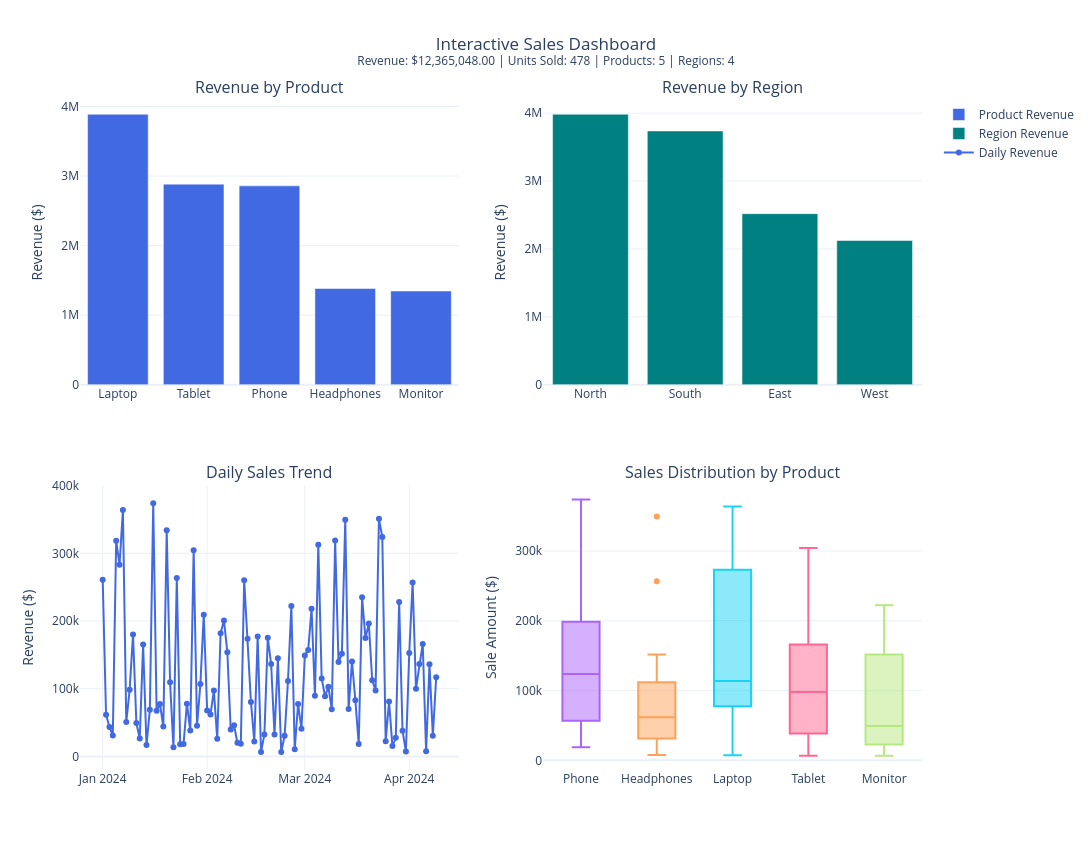

This figure's notebook cell:
### Code cell
# ----------------------------------------
# Cell 12: Complete Interactive Dashboard
# ----------------------------------------

# Create dashboard layout
fig = make_subplots(
    rows=2,
    cols=2,
    subplot_titles=(
        "Revenue by Product",
        "Revenue by Region",
        "Daily Sales Trend",
        "Sales Distribution by Product"
    ),
    specs=[
        [{"type": "bar"}, {"type": "bar"}],
        [{"type": "scatter"}, {"type": "box"}]
    ],
    vertical_spacing=0.15
)

# Chart 1: Revenue by Product
fig.add_trace(
    go.Bar(
        x=product_sales["Product"],
        y=product_sales["Total_Sales"],
        name="Product Revenue",
        marker_color="royalblue",
        hovertemplate="%{x}<br>Revenue: $%{y:,.2f}<extra></extra>"
    ),
    row=1, col=1
)

# Chart 2: Revenue by Region
fig.add_trace(
    go.Bar(
        x=region_sales["Region"],
        y=region_sales["Total_Sales"],
        name="Region Revenue",
        marker_color="teal",
        hovertemplate="%{x}<br>Revenue: $%{y:,.2f}<extra></extra>"
    ),
    row=1, col=2
)

# Chart 3: Daily Sales Trend
fig.add_trace(
    go.Scatter(
        x=daily_sales["Date"],
        y=daily_sales["Total_Sales"],
        mode="lines+markers",
        name="Daily Revenue",
        line=dict(color="royalblue"),
        hovertemplate="%{x|%Y-%m-%d}<br>Revenue: $%{y:,.2f}<extra></extra>"
    ),
    row=2, col=1
)

# Chart 4: Sales Distribution
for product in df["Product"].unique():
    product_data = df[df["Product"] == product]

    fig.add_trace(
        go.Box(
            x=product_data["Product"],
            y=product_data["Total_Sales"],
            name=product,
            boxpoints="outliers",
            showlegend=False
        ),
        row=2, col=2
    )

# Customize dashboard
fig.update_layout(
    title={
        "text": (
            "Interactive Sales Dashboard"
            "<br><sup>"
            f"Revenue: ${total_revenue:,.2f} | "
            f"Units Sold: {total_units:,} | "
            f"Products: {total_products} | "
            f"Regions: {total_regions}"
            "</sup>"
        ),
        "x": 0.5
    },
    template="plotly_white",
    height=850,
    width=1300,
    hovermode="closest",
    barmode="group"
)

# Add axis labels
fig.update_yaxes(title_text="Revenue ($)", row=1, col=1)
fig.update_yaxes(title_text="Revenue ($)", row=1, col=2)
fig.update_yaxes(title_text="Revenue ($)", row=2, col=1)
fig.update_yaxes(title_text="Sale Amount ($)", row=2, col=2)

# Display dashboard
fig.show()

print("Interactive Sales Dashboard created successfully!")

### Figure 1 — Plotly figure (JSON) as saved in the notebook; plotly's stock layout.template omitted (floating-point values rounded to 4 significant figures)
{"data": [{"hovertemplate": "%{x}<br>Revenue: $%{y:,.2f}<extra></extra>", "marker": {"color": "royalblue"}, "name": "Product Revenue", "type": "bar", "x": ["Laptop", "Tablet", "Phone", "Headphones", "Monitor"], "xaxis": "x", "y": [3889210, 2884340, 2859394, 1384033, 1348071], "yaxis": "y"}, {"hovertemplate": "%{x}<br>Revenue: $%{y:,.2f}<extra></extra>", "marker": {"color": "teal"}, "name": "Region Revenue", "type": "bar", "x": ["North", "South", "East", "West"], "xaxis": "x2", "y": [3983635, 3737852, 2519639, 2123922], "yaxis": "y2"}, {"hovertemplate": "%{x|%Y-%m-%d}<br>Revenue: $%{y:,.2f}<extra></extra>", "line": {"color": "royalblue"}, "mode": "lines+markers", "name": "Daily Revenue", "type": "scatter", "x": ["2024-01-01T00:00:00.000000", "2024-01-02T00:00:00.000000", "2024-01-03T00:00:00.000000", "2024-01-04T00:00:00.000000", "2024-01-05T00:00:00.000000", "2024-01-06T00:00:00.000000", "2024-01-07T00:00:00.000000", "2024-01-08T00:00:00.000000", "2024-01-09T00:00:00.000000", "2024-01-10T00:00:00.000000", "2024-01-11T00:00:00.000000", "2024-01-12T00:00:00.000000", "2024-01-13T00:00:00.000000", "2024-01-14T00:00:00.000000", "2024-01-15T00:00:00.000000", "2024-01-16T00:00:00.000000", "2024-01-17T00:00:00.000000", "2024-01-18T00:00:00.000000", "2024-01-19T00:00:00.000000", "2024-01-20T00:00:00.000000", "2024-01-21T00:00:00.000000", "2024-01-22T00:00:00.000000", "2024-01-23T00:00:00.000000", "2024-01-24T00:00:00.000000", "2024-01-25T00:00:00.000000", "2024-01-26T00:00:00.000000", "2024-01-27T00:00:00.000000", "2024-01-28T00:00:00.000000", "2024-01-29T00:00:00.000000", "2024-01-30T00:00:00.000000", "2024-01-31T00:00:00.000000", "2024-02-01T00:00:00.000000", "2024-02-02T00:00:00.000000", "2024-02-03T00:00:00.000000", "2024-02-04T00:00:00.000000", "2024-02-05T00:00:00.000000", "2024-02-06T00:00:00.000000", "2024-02-07T00:00:00.000000", "2024-02-08T00:00:00.000000", "2024-02-09T00:00:00.000000", "2024-02-10T00:00:00.000000", "2024-02-11T00:00:00.000000", "2024-02-12T00:00:00.000000", "2024-02-13T00:00:00.000000", "2024-02-14T00:00:00.000000", "2024-02-15T00:00:00.000000", "2024-02-16T00:00:00.000000", "2024-02-17T00:00:00.000000", "2024-02-18T00:00:00.000000", "2024-02-19T00:00:00.000000", "2024-02-20T00:00:00.000000", "2024-02-21T00:00:00.000000", "2024-02-22T00:00:00.000000", "2024-02-23T00:00:00.000000", "2024-02-24T00:00:00.000000", "2024-02-25T00:00:00.000000", "2024-02-26T00:00:00.000000", "2024-02-27T00:00:00.000000", "2024-02-28T00:00:00.000000", "2024-02-29T00:00:00.000000", "2024-03-01T00:00:00.000000", "2024-03-02T00:00:00.000000", "2024-03-03T00:00:00.000000", "2024-03-04T00:00:00.000000", "2024-03-05T00:00:00.000000", "2024-03-06T00:00:00.000000", "2024-03-07T00:00:00.000000", "2024-03-08T00:00:00.000000", "2024-03-09T00:00:00.000000", "2024-03-10T00:00:00.000000", "2024-03-11T00:00:00.000000", "2024-03-12T00:00:00.000000", "2024-03-13T00:00:00.000000", "2024-03-14T00:00:00.000000", "2024-03-15T00:00:00.000000", "2024-03-16T00:00:00.000000", "2024-03-17T00:00:00.000000", "2024-03-18T00:00:00.000000", "2024-03-19T00:00:00.000000", "2024-03-20T00:00:00.000000", "2024-03-21T00:00:00.000000", "2024-03-22T00:00:00.000000", "2024-03-23T00:00:00.000000", "2024-03-24T00:00:00.000000", "2024-03-25T00:00:00.000000", "2024-03-26T00:00:00.000000", "2024-03-27T00:00:00.000000", "2024-03-28T00:00:00.000000", "2024-03-29T00:00:00.000000", "2024-03-30T00:00:00.000000", "2024-03-31T00:00:00.000000", "2024-04-01T00:00:00.000000", "2024-04-02T00:00:00.000000", "2024-04-03T00:00:00.000000", "2024-04-04T00:00:00.000000", "2024-04-05T00:00:00.000000", "2024-04-06T00:00:00.000000", "2024-04-07T00:00:00.000000", "2024-04-08T00:00:00.000000", "2024-04-09T00:00:00.000000"], "xaxis": "x3", "y": [261100, 61624, 43492, 30895, 318680, 282940, 363870, 50834, 98373, 180092, 49280, 26466, 165240, 16780, 68894, 373932, 67440, 77288, 44045, 333992, 109554, 13426, 263475, 17838, 18382, 77844, 38298, 304465, 45467, 107118, 209400, 67988, 62088, 97204, 26034, 182060, 200885, 154048, 39924, 45976, 20083, 18616, 260100, 173712, 80488, 22064, 176994, 6720, 32297, 175392, 136440, 32524, 144960, 6540, 30387, 111405, 222330, 10544, 77375, 40872, 149200, 157288, 218016, 89620, 312564, 115048, 88974, 102909, 69687, 318762, 139372, 151712, 349510, 70048, 140286, 82980, 18221, 234990, 174825, 196404, 112392, 97538, 350888, 324144, 22365, 81137, 15356, 27468, 228222, 37932, 7148, 152655, 256878, 100002, 136549, 166160, 7647, 135980, 30717, 116880], "yaxis": "y3"}, {"boxpoints": "outliers", "name": "Phone", "showlegend": false, "type": "box", "x": ["Phone", "Phone", "Phone", "Phone", "Phone", "Phone", "Phone", "Phone", "Phone", "Phone", "Phone", "Phone", "Phone", "Phone", "Phone", "Phone", "Phone", "Phone", "Phone", "Phone"], "xaxis": "x4", "y": [261100, 43492, 26466, 165240, 373932, 67440, 67988, 200885, 45976, 18616, 80488, 176994, 136440, 111405, 312564, 139372, 82980, 196404, 324144, 27468], "yaxis": "y4"}, {"boxpoints": "outliers", "name": "Headphones", "showlegend": false, "type": "box", "x": ["Headphones", "Headphones", "Headphones", "Headphones", "Headphones", "Headphones", "Headphones", "Headphones", "Headphones", "Headphones", "Headphones", "Headphones", "Headphones", "Headphones", "Headphones"], "xaxis": "x4", "y": [61624, 30895, 16780, 68894, 17838, 45467, 32524, 40872, 88974, 151712, 349510, 97538, 256878, 7647, 116880], "yaxis": "y4"}, {"boxpoints": "outliers", "name": "Laptop", "showlegend": false, "type": "box", "x": ["Laptop", "Laptop", "Laptop", "Laptop", "Laptop", "Laptop", "Laptop", "Laptop", "Laptop", "Laptop", "Laptop", "Laptop", "Laptop", "Laptop", "Laptop", "Laptop", "Laptop", "Laptop", "Laptop", "Laptop", "Laptop", "Laptop", "Laptop", "Laptop"], "xaxis": "x4", "y": [318680, 282940, 363870, 50834, 180092, 333992, 109554, 263475, 77844, 32297, 175392, 77375, 157288, 89620, 115048, 102909, 318762, 18221, 112392, 350888, 22365, 228222, 7148, 100002], "yaxis": "y4"}, {"boxpoints": "outliers", "name": "Tablet", "showlegend": false, "type": "box", "x": ["Tablet", "Tablet", "Tablet", "Tablet", "Tablet", "Tablet", "Tablet", "Tablet", "Tablet", "Tablet", "Tablet", "Tablet", "Tablet", "Tablet", "Tablet", "Tablet", "Tablet", "Tablet", "Tablet", "Tablet", "Tablet", "Tablet", "Tablet", "Tablet", "Tablet", "Tablet"], "xaxis": "x4", "y": [98373, 77288, 44045, 13426, 38298, 304465, 107118, 209400, 62088, 97204, 26034, 182060, 260100, 22064, 6540, 30387, 149200, 69687, 70048, 234990, 174825, 15356, 152655, 136549, 166160, 135980], "yaxis": "y4"}, {"boxpoints": "outliers", "name": "Monitor", "showlegend": false, "type": "box", "x": ["Monitor", "Monitor", "Monitor", "Monitor", "Monitor", "Monitor", "Monitor", "Monitor", "Monitor", "Monitor", "Monitor", "Monitor", "Monitor", "Monitor", "Monitor"], "xaxis": "x4", "y": [49280, 18382, 154048, 39924, 20083, 173712, 6720, 144960, 222330, 10544, 218016, 140286, 81137, 37932, 30717], "yaxis": "y4"}], "layout": {"annotations": [{"font": {"size": 16}, "showarrow": false, "text": "Revenue by Product", "x": 0.225, "xanchor": "center", "xref": "paper", "y": 1, "yanchor": "bottom", "yref": "paper"}, {"font": {"size": 16}, "showarrow": false, "text": "Revenue by Region", "x": 0.775, "xanchor": "center", "xref": "paper", "y": 1, "yanchor": "bottom", "yref": "paper"}, {"font": {"size": 16}, "showarrow": false, "text": "Daily Sales Trend", "x": 0.225, "xanchor": "center", "xref": "paper", "y": 0.425, "yanchor": "bottom", "yref": "paper"}, {"font": {"size": 16}, "showarrow": false, "text": "Sales Distribution by Product", "x": 0.775, "xanchor": "center", "xref": "paper", "y": 0.425, "yanchor": "bottom", "yref": "paper"}], "barmode": "group", "height": 850, "hovermode": "closest", "title": {"text": "Interactive Sales Dashboard<br><sup>Revenue: $12,365,048.00 | Units Sold: 478 | Products: 5 | Regions: 4</sup>", "x": 0.5}, "width": 1300, "xaxis": {"anchor": "y", "domain": [0, 0.45]}, "xaxis2": {"anchor": "y2", "domain": [0.55, 1]}, "xaxis3": {"anchor": "y3", "domain": [0, 0.45]}, "xaxis4": {"anchor": "y4", "domain": [0.55, 1]}, "yaxis": {"anchor": "x", "domain": [0.575, 1], "title": {"text": "Revenue ($)"}}, "yaxis2": {"anchor": "x2", "domain": [0.575, 1], "title": {"text": "Revenue ($)"}}, "yaxis3": {"anchor": "x3", "domain": [0, 0.425], "title": {"text": "Revenue ($)"}}, "yaxis4": {"anchor": "x4", "domain": [0, 0.425], "title": {"text": "Sale Amount ($)"}}}}
